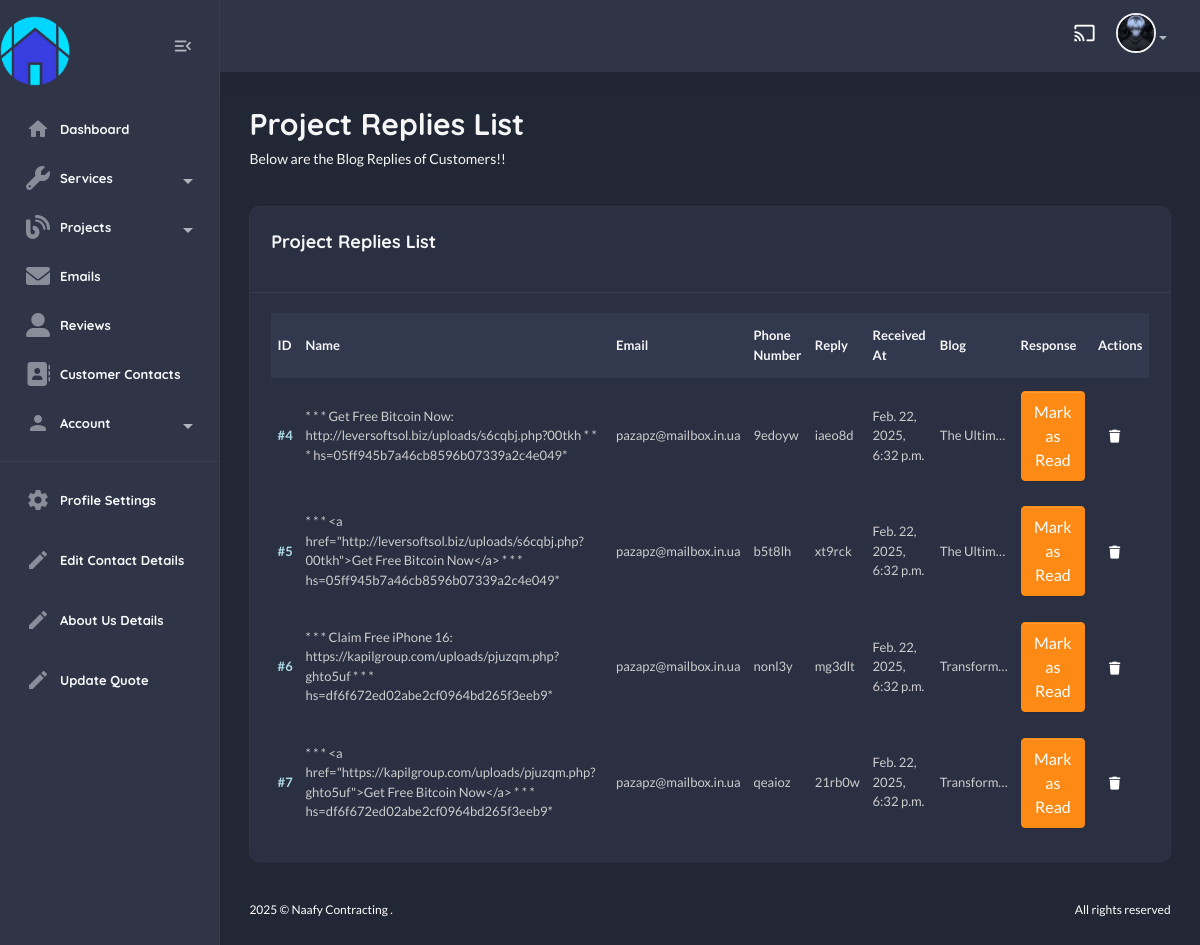
Screenshot of /useradmin/blog-replies/ (signed in) with the database file from the repository.
### useradmin/models.py (models this page shows, shortened)
class Profile(models.Model):
    user = models.OneToOneField(User, on_delete=models.CASCADE)
    first_name = models.CharField(max_length=255, blank=True, null=True)
    last_name = models.CharField(max_length=255, blank=True, null=True)
    email = models.EmailField(max_length=255, blank=True, null=True)
    bio = models.TextField(default="This is My Bio!")
    address = models.CharField(max_length=255, blank=True, null=True)
    profile_image = models.ImageField(upload_to='profile_images/', blank=True, null=True)
    last_updated = models.DateTimeField(auto_now=True)

### blog/models.py (models this page shows, shortened)
class BlogReply(models.Model):
    blog = models.ForeignKey(Blog, on_delete=models.CASCADE)
    name = models.CharField(max_length=100)
    email = models.EmailField(max_length=254)  # Removed unique=True
    phone_no = models.CharField(max_length=15)  # Changed to CharField
    reply = models.TextField()
    sent_at = models.DateTimeField(auto_now_add=True)
    response = models.BooleanField(default=False)

class Blog(models.Model):
    title = models.CharField(max_length=500)
    content = models.TextField()
    image = models.ImageField(upload_to='blog/', blank=True, null=True)
    slug = models.SlugField(unique=True, blank=True)
    quotes = models.CharField(max_length=500, default="You Have the Power To Change the World!")
    created_at = models.DateTimeField(auto_now_add=True)
    updated_at = models.DateTimeField(auto_now=True)
    latest = models.BooleanField(default=False)
    class Meta:
        verbose_name_plural = "Blogs"

### useradmin/views.py (the view)
# urls.py: path("blog-replies/", views.blog_reply_list, name="blog-reply-list"),
@login_required
def blog_reply_list(request):
    replies = BlogReply.objects.all()
    return render(request, "useradmin/blog-reply-list.html", {"replies":replies})

### home/context_processors.py (called while the page is built)
def default(request):
    contact_details = ContactDetails.objects.first()
    return {
        "contact_details" : contact_details,
    }

### templates/useradmin/blog-reply-list.html (shortened to what this page needs)
{% extends "useradmin/base.html" %}
    {% load static %}
        {% block content %}
            <section class="content-main">
                <div class="content-header">
                    <div>
                        <h2 class="content-title card-title">Project Replies List</h2>
                        <p>Below are the Blog Replies of Customers!!</p>
                    </div>
                </div>
                <div class="card mb-4">
                    <header class="card-header">
                        <h4 class="card-title">Project Replies List</h4>
                    </header>
                    <div class="card-body">
                        <div class="table-responsive">
                            <div class="table-responsive">
                                <table class="table align-middle table-nowrap mb-0">
                                    <thead class="table-light">
                                        <tr>
                                            <th class="align-middle" scope="col">ID</th>
                                            <th class="align-middle" scope="col">Name</th>
                                            <th class="align-middle" scope="col">Email</th>
                                            <th class="align-middle" scope="col">Phone Number</th>
                                            <th class="align-middle" scope="col">Reply</th>
                                            <th class="align-middle" scope="col">Received At</th>
                                            <th class="align-middle" scope="col">Blog</th>
                                            <th class="align-middle" scope="col">Response</th>
                                            <th class="align-middle" scope="col">Actions</th>
                                        </tr>
                                    </thead>
                                    <tbody>
                                        {% for r in replies %}
                                            <tr>
                                                <td><a href="{% url "useradmin:reply-detail" r.id %}" class="fw-bold">#{{r.id}}</a></td>
                                                <td>{{r.name}}</td>
                                                <td>{{r.email}}</td>
                                                <td>{{r.phone_no}}</td>
                                                <td>{{r.reply|truncatechars:30}}</td>
                                                <td>{{r.sent_at}}</td>
                                                <td>{{r.blog.title|truncatechars:10}}</td>
                                                <td>
                                                    {% if r.response %}
                                                        <span class="badge bg-success">DONE</span>
                                                    {% else %}
                                                        <form method="POST" action="{% url "useradmin:reply-response" r.id %}">
                                                            <button type="submit" class="btn btn-warning">Mark as Read</button>
                                                        </form>
                                                    {% endif %}
                                                </td>
                                                <td>
                                                    <a href="{% url 'useradmin:delete-reply' r.id %}" class="btn btn-sm d-inline"><i class="fas fa-trash"></i></a>
                                                </td>
                                            </tr>
                                        {% endfor %}
                                    </tbody>
                                </table>
                            </div>
                        </div>
                    </div>
                </div>
            </section>
{% endblock content %}

### templates/useradmin/base.html (shortened to what this page needs)
{% load static %}
<!DOCTYPE html>
<html lang="en">
    <head>
        <link href="{% static 'assets1/css/main.css' %}" rel="stylesheet" type="text/css" />
        <link rel="stylesheet" href="https://use.fontawesome.com/releases/v5.15.4/css/all.css">
        <link rel="stylesheet" href="{% static 'css/custom.css' %}" type="text/css">
        <link rel="stylesheet" href="https://cdnjs.cloudflare.com/ajax/libs/font-awesome/6.0.0/css/all.min.css">
    </head>
    <body class="dark">
        <aside class="navbar-aside" id="offcanvas_aside">
            <div class="d-flex justify-content-center align-items-center">
                <a href="{% url 'home:home' %}" target="_blank" class="brand-wrap">
                    <img src="{% static 'img/logo.png' %}" class="logo mr-100 mt-3" width="70px" alt="Naafy Dashboard" />
                </a>
                <div class="mx-3">
                    <button class="btn btn-icon btn-aside-minimize">
                        <i class="text-muted material-icons md-menu_open"></i>
                    </button>
                </div>
            </div>
            <nav>
                <ul class="menu-aside">
                    <li class="menu-item {% url 'useradmin:dashboard' as dashboard_url %} {% if request.path == dashboard_url %}active{% endif %}">
                        <a class="menu-link" href="{% url 'useradmin:dashboard' %}">
                            <i class="icon material-icons md-home"></i>
                            <span class="text">Dashboard</span>
                        </a>
                    </li>
                    <li class="menu-item has-submenu">
                        <a class="menu-link" href="#">
                            <i class="icon fas fa-wrench"></i>
                            <span class="text">Services</span>
                        </a>
                    </li>
                    <li class="menu-item has-submenu">
                        <a class="menu-link" href="#">
                            <i class="icon fas fa-blog"></i>
                            <span class="text">Projects</span>
                        </a>
                    </li>
                    <li class="menu-item {% url 'useradmin:email-list' as email_list_url %} {% if request.path == email_list_url %}active{% endif %}">
                        <a class="menu-link" href="{% url 'useradmin:email-list' %}">
                            <i class="icon fas fa-envelope"></i>
                            <span class="text">Emails</span>
                        </a>
                    </li>
                    <li class="menu-item {% url 'useradmin:reviews-list' as reviews_list_url %} {% if request.path == reviews_list_url %}active{% endif %}">
                        <a class="menu-link" href="{% url 'useradmin:reviews-list' %}">
                            <i class="icon fas fa-user-alt"></i>
                            <span class="text">Reviews</span>
                        </a>
                    </li>
                    <li class="menu-item {% url 'useradmin:contact-list' as contact_list_url %} {% if request.path == contact_list_url %}active{% endif %}">
                        <a class="menu-link" href="{% url 'useradmin:contact-list' %}">
                            <i class="icon fas fa-address-book"></i>
                            <span class="text">Customer Contacts</span>
                        </a>
                    </li>
                        <li class="menu-item has-submenu">
                            <a class="menu-link">
                                <i class="icon material-icons md-person"></i>
                                <span class="text">Account</span>
                            </a>
                </ul>
                <hr />
                <ul class="menu-aside">
                    <li class="menu-item">
                        <a class="menu-link" href="{% url "useradmin:profile" %}">
                            <i class="icon material-icons md-settings"></i>
                            <span class="text">Profile Settings</span>
                        </a>
                    </li>
                </ul>
                <ul class="menu-aside">
                    <li class="menu-item">
                        <a class="menu-link" href="{% url "useradmin:contact-details" %}">
                            <i class="icon material-icons md-edit"></i>
                            <span class="text">Edit Contact Details</span>
                        </a>
                    </li>
                </ul>
                <ul class="menu-aside">
                    <li class="menu-item">
                        <a class="menu-link" href="{% url "useradmin:about-us" %}">
                            <i class="icon material-icons md-edit"></i>
                            <span class="text">About Us Details</span>
                        </a>
                    </li>
                </ul>
                <ul class="menu-aside">
                    <li class="menu-item">
                        <a class="menu-link" href="{% url "useradmin:quote-view" %}">
                            <i class="icon material-icons md-edit"></i>
                            <span class="text">Update Quote</span>
                        </a>
                    </li>
                </ul>
                <br />
                <br />
            </nav>
        </aside>
        <main class="main-wrap">
            <header class="main-header navbar">
                <div class="col-nav ms-auto">
                    <ul class="nav ms-auto">
                        <li class="nav-item">
                            <a href="#" class="requestfullscreen nav-link btn-icon"><i class="material-icons md-cast"></i></a>
                        </li>
                        <li class="dropdown nav-item">
                            {% if request.user.profile.profile_image %}
                            <a class="dropdown-toggle" data-bs-toggle="dropdown" href="#" id="dropdownAccount" aria-expanded="false"> <img class="img-xs rounded-circle" src="{{request.user.profile.profile_image.url}}" alt="User" /></a>
                            {% endif %}
                        </li>
                    </ul>
                </div>
            </header>
            {% block content %}
            {% endblock content %}
            <footer class="main-footer font-xs">
                <div class="row pb-30 pt-15">
                    <div class="col-sm-6">
                        &copy; Naafy Contracting .
                    </div>
                    <div class="col-sm-6">
                        <div class="text-sm-end">All rights reserved</div>
                    </div>
                </div>
            </footer>
        </main>
    </body>
</html>

### rows the page displays
BlogReply: id "4", name "* * * Get Free Bitcoin Now: http://leversoftsol.biz/uploads/s6cqbj.php?00tkh * * * hs=05ff945b7a46cb8596b07339a2c4e049*", email "pazapz@mailbox.in.ua", phone_no "9edoyw", reply "iaeo8d", sent_at "Feb. 22, 2025, 6:32 p.m.", blog "The Ultim…", response "Mark as Read"
BlogReply: id "5", name "* * * <a href=\"http://leversoftsol.biz/uploads/s6cqbj.php?00tkh\">Get Free Bitcoin Now</a> * * * hs=05ff945b7a46cb8596b07339a2c4e049*", email "pazapz@mailbox.in.ua", phone_no "b5t8lh", reply "xt9rck", sent_at "Feb. 22, 2025, 6:32 p.m.", blog "The Ultim…", response "Mark as Read"
BlogReply: id "6", name "* * * Claim Free iPhone 16: https://kapilgroup.com/uploads/pjuzqm.php?ghto5uf * * * hs=df6f672ed02abe2cf0964bd265f3eeb9*", email "pazapz@mailbox.in.ua", phone_no "nonl3y", reply "mg3dlt", sent_at "Feb. 22, 2025, 6:32 p.m.", blog "Transform…", response "Mark as Read"
BlogReply: id "7", name "* * * <a href=\"https://kapilgroup.com/uploads/pjuzqm.php?ghto5uf\">Get Free Bitcoin Now</a> * * * hs=df6f672ed02abe2cf0964bd265f3eeb9*", email "pazapz@mailbox.in.ua", phone_no "qeaioz", reply "21rb0w", sent_at "Feb. 22, 2025, 6:32 p.m.", blog "Transform…", response "Mark as Read"
